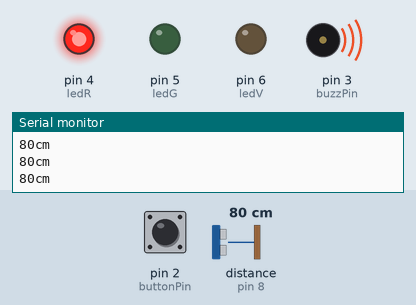
Recording of a sketch running on a simulated Arduino Uno, built with avr-gcc and run on an emulated ATmega328P. Parts: output pins drawn as LEDs (lit = HIGH), buzzer (waves = sounding, pin HIGH), the last lines printed to the serial monitor. Wiring (inferred from the names in the program): ultrasonic range finder: trigger pin 7; echo pin 8. The test bench sets the inputs (shaded band); at power-on: distance to the obstacle (sensor on pin 8) 80 cm, pin 2 (buttonPin) LOW. The echo pulse lasts 58.3 µs per cm; pins used as bus, display or sensor lines are not drawn.

Above: at 1.2 s.
1.3 s: distance to the obstacle (sensor on pin 8) set to 12 cm
2.8 s: distance to the obstacle (sensor on pin 8) set to 9 cm
At 4.0 s:
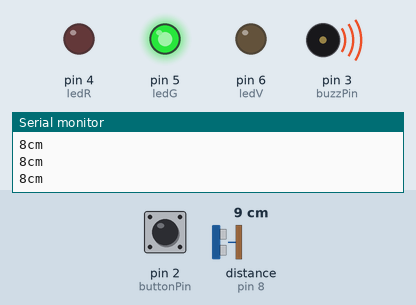
4.3 s: pin 2 (buttonPin) pulled HIGH for 0.15 s
At 5.5 s:
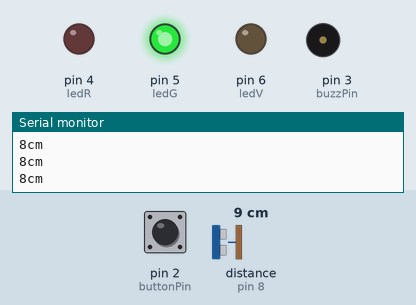
5.9 s: distance to the obstacle (sensor on pin 8) set to 2 cm
At 6.4 s:
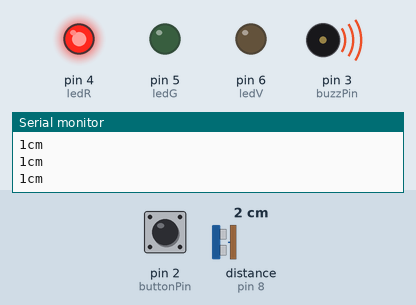
7.4 s: pin 2 (buttonPin) pulled HIGH for 1 s
At 8.0 s:
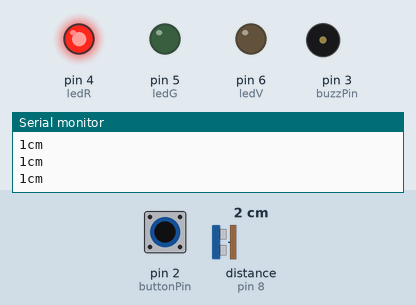
9.9 s: distance to the obstacle (sensor on pin 8) set to 4 cm
11.4 s: distance to the obstacle (sensor on pin 8) set to 7 cm
At 12.2 s:
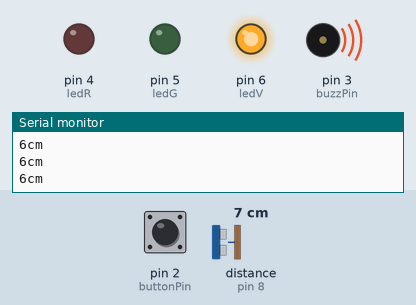
Timing chart, 0 to 13.9 s (numbered marks = the images above; inputs shaded):
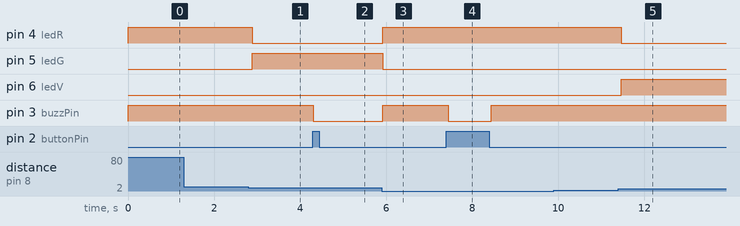

The sketch:

ultrasound.ino
```cpp
const int pingPin = 7; // Trigger Pin of Ultrasonic Sensor
const int echoPin = 8; // Echo Pin of Ultrasonic Sensor
const int buttonPin = 2;
int buttonState = 0;
const int buzzPin = 3;
const int ledR = 4;
const int ledG = 5;
const int ledV = 6;


void setup() {
   Serial.begin(9600); // Starting Serial Terminal
   pinMode(buttonPin, INPUT);
   pinMode(ledR, OUTPUT);
   pinMode(ledG, OUTPUT);
   pinMode(ledV, OUTPUT);
   pinMode(buzzPin, OUTPUT);
}

void loop() {
   long duration, inches, cm;
   pinMode(pingPin, OUTPUT);
   digitalWrite(pingPin, LOW);
   delayMicroseconds(2);
   digitalWrite(pingPin, HIGH);
   delayMicroseconds(10);
   digitalWrite(pingPin, LOW);
   pinMode(echoPin, INPUT);
   duration = pulseIn(echoPin, HIGH);
   cm = microsecondsToCentimeters(duration);
   buttonState = digitalRead(buttonPin);
   Serial.print(cm);
   Serial.print("cm");
   Serial.println();
  if(cm >= 10 || cm < 5){
    digitalWrite(ledR, HIGH);
    digitalWrite(buzzPin, HIGH);
    digitalWrite(ledG, LOW);
    digitalWrite(ledV, LOW);
  }
  else if (cm < 10 && cm > 7 ){
    digitalWrite(ledR, LOW);
    digitalWrite(ledG, HIGH);
    digitalWrite(ledV, LOW);
  }

  else if (cm <= 7 && cm >= 5 ){
    digitalWrite(ledR, LOW);
    digitalWrite(ledG, LOW);
    digitalWrite(ledV, HIGH);
  }
  else if (cm < 5){
    digitalWrite(ledR, HIGH);
    digitalWrite(buzzPin, HIGH);
    digitalWrite(ledG, LOW);
    digitalWrite(ledV, LOW);
  }
  // check if the pushbutton is pressed. If it is, the buttonState is HIGH:
  if (buttonState == HIGH) {
    digitalWrite(buzzPin, LOW);

  }
   delay(100);
}

long microsecondsToCentimeters(long microseconds) {
   return microseconds / 29 / 2;
}
```

Measured:
- the behaviour switches between 11 and 10 cm on distance to the obstacle (sensor on pin 8) (found by bisection; images 0 and 1)
- the behaviour switches between 5 and 6 cm on distance to the obstacle (sensor on pin 8) (found by bisection; images 4 and 5)
- after the input at 2.8 s, pin 4 (ledR): HIGH → LOW after 0.09 s; pin 5 (ledG): LOW → HIGH after 0.09 s
- after the input at 4.3 s, pin 3 (buzzPin): HIGH → LOW at once
- after the input at 5.9 s, pin 4 (ledR), pin 3 (buzzPin): LOW → HIGH at once; pin 5 (ledG): HIGH → LOW at once
- after the input at 7.4 s, pin 3 (buzzPin): HIGH → LOW at once, → HIGH 1.0 s later
- after the input at 11.4 s, pin 4 (ledR): HIGH → LOW after 0.07 s; pin 6 (ledV): LOW → HIGH after 0.07 s
